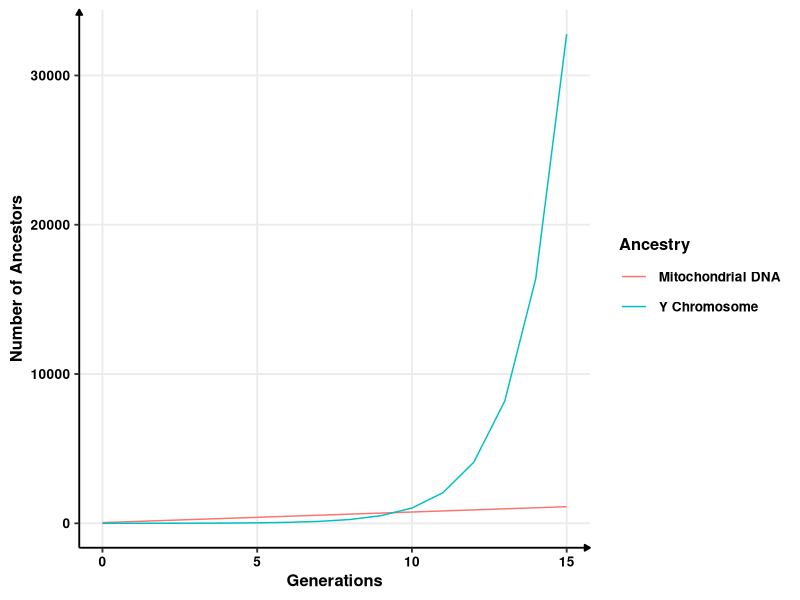

Here is the R script that generated this plot:
## ---- chunk 1
library(tidyverse)

theme_h = function(base_size = 14) {
  theme_bw(base_size = base_size) %+replace%
    theme(
      # Specify plot title
      plot.title = element_text(size = rel(1), face = "bold", margin = margin(0,0,5,0), hjust = 0),
      # Specifying grid and border
      panel.grid.minor = element_blank(),
      panel.border = element_blank(),
      # Specidy axis details
      axis.title = element_text(size = rel(0.85), face = "bold"),
      axis.text = element_text(size = rel(0.70), face = "bold"),
      axis.line = element_line(color = "black", arrow = arrow(length = unit(0.3, "lines"), type = "closed")),
      # Specify legend details
      legend.title = element_text(size = rel(0.85), face = "bold"),
      legend.text = element_text(size = rel(0.70), face = "bold"),
      legend.key = element_rect(fill = "transparent", colour = NA),
      legend.key.size = unit(1.5, "lines"),
      legend.background = element_rect(fill = "transparent", colour = NA),
      # Remove default background
      strip.background = element_rect(fill = "#17252D", color = "#17252D"),
      strip.text = element_text(size = rel(0.85), face = "bold", color = "white", margin = margin(5,0,5,0))
    )
}


theme_set(theme_h())

df = tibble(generation = c(0:15),
            dna = c(47, 118, 189, 260, 331, 402, 473, 544, 615, 686, 
                    757, 828, 899, 970, 1041, 1112),
            geneology = c(2^(0:15)))

p = df %>% 
  pivot_longer(!generation, names_to = "type", values_to = "values") %>% 
  ggplot(aes(x = generation, y = values, colour = type)) +
  geom_line() +
  labs(x = "Generations", y = "Number of Ancestors", colour = "Ancestry") +
  scale_colour_discrete(breaks = c("dna", "geneology"),
                      labels = c("Mitochondrial DNA", "Y Chromosome"))

p
